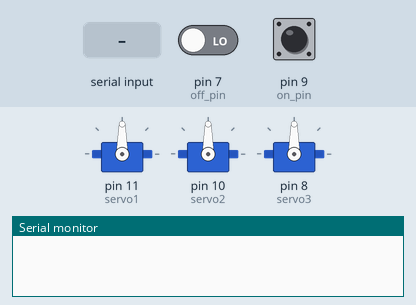
Bench run of a sketch on a simulated Arduino Uno, built with avr-gcc and run on an emulated ATmega328P. Shown: 3 × servo, the last lines printed to the serial monitor. The test bench sets the inputs (shaded band); at power-on: pin 7 (off_pin) LOW, pin 9 (on_pin) HIGH.

Above: at 1.2 s.
1.3 s: "OFF\n" received over Serial
At 3.5 s:
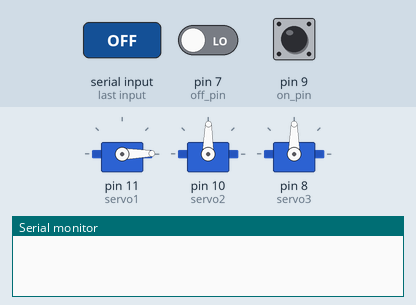
3.9 s: "DOOR\n" received over Serial
6.3 s: "DOOR\n" received over Serial
At 8.0 s:
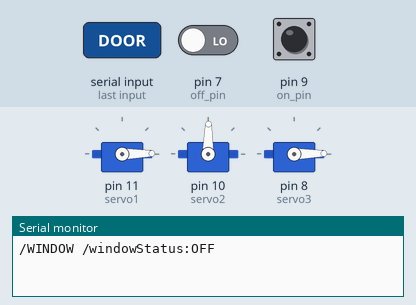
8.4 s: "ON\n" received over Serial
14.1 s: "OFF\n" received over Serial
At 14.32 s:
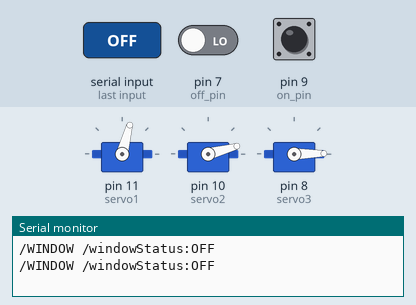
Timing chart, 0 to 17.1 s (numbered marks = the images above; inputs shaded):
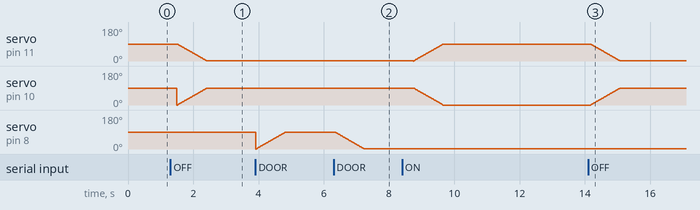

Measured:
- after the input at 1.3 s, servo on pin 11 (servo1): moves from 90° to 1° over 0.89 s, starting after 0.22 s
- after the input at 6.3 s, servo on pin 8 (servo3): moves from 90° to 1° over 0.89 s, starting at once
- after the input at 14.1 s, servo on pin 11 (servo1): moves from 90° to 1° over 0.89 s, starting after 0.07 s; servo on pin 10 (servo2): moves from 0° to 89° over 0.89 s, starting after 0.07 s

The sketch:

window.ino
```cpp
#include <Servo.h>

int on_value;
int off_value;
int on_pin = 9;
int off_pin = 7;
String windowStatus;

int loop_cnt = 0;

Servo servo1;
Servo servo2;
Servo servo3;
int servoStatus = 0;

int doorStatus = 0;
void setup() {
  Serial.begin(9600);
  pinMode(on_pin, INPUT);
  pinMode(off_pin, INPUT);
  pinMode(0, OUTPUT);
  servo1.attach(11);
  servo2.attach(10);
  servo3.attach(8);
}

void loop()
{
   if(Serial.available()){
    String str = Serial.readStringUntil('\n');
    int j = 0;
    if(str.startsWith("OFF")){
        servoStatus == 0;
        for(int i = 90; i>0;i--){
         j = 90- i;
         servo1.write(i);
         servo2.write(j);
         delay(10);
      }
    }else if(str.startsWith("ON")){
        servoStatus == 1;
        for(int i = 0; i<91;i++){
         j = 90 - i;
         servo1.write(i);
          servo2.write(j);
          delay(10);
      }
    }else if(str.startsWith("DOOR")){
        if(doorStatus == 0){
          for(int i = 0; i<91;i++){
            servo3.write(i);
            delay(10);
           }
           doorStatus = 1;
        }else if(doorStatus == 1){
          for(int i = 90; i>0;i--){
            servo3.write(i);
            delay(10);
           }
           doorStatus = 0;
        }
    }else if(str.startsWith("LIGHTON")){
      digitalWrite(0, HIGH);
    }else if(str.startsWith("LIGHTOFF")){
      digitalWrite(0, LOW);
    }
   }


  on_value = digitalRead(on_pin);
  off_value = digitalRead(off_pin);

  if(on_value == 0 && off_value == 1){
    windowStatus = "ON";
  }else if(on_value == 1 && off_value == 0){
    windowStatus = "OFF";
  }else{
    windowStatus = "ERROR";
  }

  loop_cnt++;
  if(loop_cnt == 10){
    loop_cnt = 0;

    Serial.print("/WINDOW");
    Serial.print(" ");
    Serial.print("/windowStatus:");
    Serial.print(windowStatus);
    Serial.print(" ");
    Serial.println();
  }
 delay(500);
}
```
